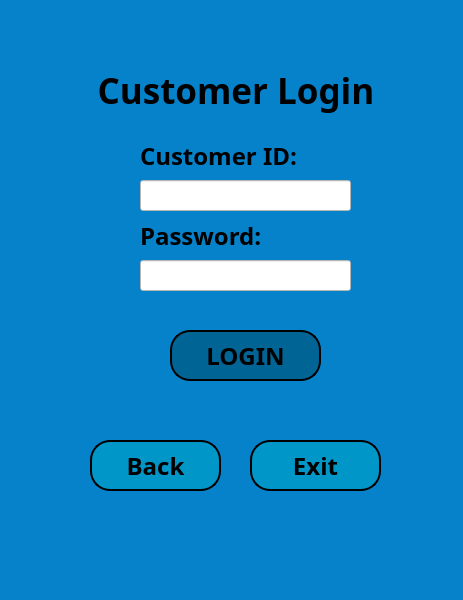
<?xml version="1.0" encoding="UTF-8"?>
<ui version="4.0">
 <class>customer_login_window</class>
 <widget class="QMainWindow" name="customer_login_window">
  <property name="geometry">
   <rect>
    <x>0</x>
    <y>0</y>
    <width>463</width>
    <height>600</height>
   </rect>
  </property>
  <property name="windowTitle">
   <string>Customer Login Window</string>
  </property>
  <property name="styleSheet">
   <string notr="true">background-color: rgb(5, 130, 202);</string>
  </property>
  <widget class="QWidget" name="centralwidget">
   <widget class="QLabel" name="csloginwdw_lbl_heading">
    <property name="geometry">
     <rect>
      <x>80</x>
      <y>60</y>
      <width>321</width>
      <height>61</height>
     </rect>
    </property>
    <property name="font">
     <font>
      <family>Bahnschrift SemiBold</family>
      <pointsize>26</pointsize>
      <weight>75</weight>
      <bold>true</bold>
     </font>
    </property>
    <property name="text">
     <string>Customer Login </string>
    </property>
    <property name="alignment">
     <set>Qt::AlignCenter</set>
    </property>
   </widget>
   <widget class="QLabel" name="csloginwdw_lbl_ADid">
    <property name="geometry">
     <rect>
      <x>140</x>
      <y>140</y>
      <width>181</width>
      <height>31</height>
     </rect>
    </property>
    <property name="font">
     <font>
      <family>Bahnschrift SemiBold</family>
      <pointsize>18</pointsize>
      <weight>75</weight>
      <bold>true</bold>
     </font>
    </property>
    <property name="text">
     <string>Customer ID:</string>
    </property>
   </widget>
   <widget class="QLabel" name="csloginwdw_lbl_ADpassword">
    <property name="geometry">
     <rect>
      <x>140</x>
      <y>220</y>
      <width>141</width>
      <height>31</height>
     </rect>
    </property>
    <property name="font">
     <font>
      <family>Bahnschrift SemiBold</family>
      <pointsize>18</pointsize>
      <weight>75</weight>
      <bold>true</bold>
     </font>
    </property>
    <property name="text">
     <string>Password:</string>
    </property>
   </widget>
   <widget class="QPushButton" name="csloginwdw_btn_login">
    <property name="geometry">
     <rect>
      <x>170</x>
      <y>330</y>
      <width>151</width>
      <height>51</height>
     </rect>
    </property>
    <property name="font">
     <font>
      <family>Bahnschrift SemiBold</family>
      <pointsize>18</pointsize>
      <weight>75</weight>
      <bold>true</bold>
     </font>
    </property>
    <property name="styleSheet">
     <string notr="true">QPushButton{
	background-color: rgb(0, 100, 148);

border:2px solid rgb(0, 150, 199);
border-radius:20px;
border-color:black;
}
QPushButton:hover {
     background-color: rgb(202, 240, 248);
     border:2px solid rgb(0, 150, 199);
}</string>
    </property>
    <property name="text">
     <string>LOGIN</string>
    </property>
   </widget>
   <widget class="QLineEdit" name="csloginwdw_linedit_ADid">
    <property name="geometry">
     <rect>
      <x>140</x>
      <y>180</y>
      <width>211</width>
      <height>31</height>
     </rect>
    </property>
    <property name="styleSheet">
     <string notr="true">background-color: rgb(255, 255, 255);</string>
    </property>
   </widget>
   <widget class="QLineEdit" name="csloginwdw_linedit_ADpassword">
    <property name="geometry">
     <rect>
      <x>140</x>
      <y>260</y>
      <width>211</width>
      <height>31</height>
     </rect>
    </property>
    <property name="styleSheet">
     <string notr="true">background-color: rgb(255, 255, 255);</string>
    </property>
    <property name="echoMode">
     <enum>QLineEdit::Password</enum>
    </property>
   </widget>
   <widget class="QPushButton" name="csloginwdw_btn_returnmain">
    <property name="geometry">
     <rect>
      <x>90</x>
      <y>440</y>
      <width>131</width>
      <height>51</height>
     </rect>
    </property>
    <property name="font">
     <font>
      <family>Bahnschrift SemiBold</family>
      <pointsize>18</pointsize>
      <weight>75</weight>
      <bold>true</bold>
     </font>
    </property>
    <property name="styleSheet">
     <string notr="true">QPushButton {
background-color: rgb(0, 150, 199);
   border-color: rgb(66, 167, 255);
   border-bottom-color: rgb(255, 255, 255);
   border:2px solid rgb(202, 240, 248);
   border-radius:20px;
   border-color: black;
}

QPushButton:hover {
     background-color: rgb(202, 240, 248);
     border:2px solid rgb(202, 240, 248);
}
    
   </string>
    </property>
    <property name="text">
     <string>Back</string>
    </property>
   </widget>
   <widget class="QPushButton" name="csloginwdw_btn_exit">
    <property name="geometry">
     <rect>
      <x>250</x>
      <y>440</y>
      <width>131</width>
      <height>51</height>
     </rect>
    </property>
    <property name="font">
     <font>
      <family>Bahnschrift SemiBold</family>
      <pointsize>18</pointsize>
      <weight>75</weight>
      <bold>true</bold>
     </font>
    </property>
    <property name="styleSheet">
     <string notr="true">QPushButton {
background-color: rgb(0, 150, 199);
   border-color: rgb(66, 167, 255);
   border-bottom-color: rgb(255, 255, 255);
   border:2px solid rgb(202, 240, 248);
   border-radius:20px;
   border-color: black;
}

QPushButton:hover {
     background-color: rgb(202, 240, 248);
     border:2px solid rgb(202, 240, 248);
}
    
   </string>
    </property>
    <property name="text">
     <string>Exit</string>
    </property>
   </widget>
   <widget class="QLabel" name="csloginwdw_lbl_warning">
    <property name="geometry">
     <rect>
      <x>140</x>
      <y>300</y>
      <width>211</width>
      <height>16</height>
     </rect>
    </property>
    <property name="styleSheet">
     <string notr="true">color: rgb(255, 38, 0);</string>
    </property>
    <property name="text">
     <string/>
    </property>
   </widget>
  </widget>
  <widget class="QMenuBar" name="menubar">
   <property name="geometry">
    <rect>
     <x>0</x>
     <y>0</y>
     <width>463</width>
     <height>26</height>
    </rect>
   </property>
  </widget>
  <widget class="QStatusBar" name="statusbar"/>
 </widget>
 <resources/>
 <connections>
  <connection>
   <sender>csloginwdw_btn_exit</sender>
   <signal>clicked()</signal>
   <receiver>customer_login_window</receiver>
   <slot>close()</slot>
   <hints>
    <hint type="sourcelabel">
     <x>355</x>
     <y>467</y>
    </hint>
    <hint type="destinationlabel">
     <x>452</x>
     <y>565</y>
    </hint>
   </hints>
  </connection>
 </connections>
</ui>
